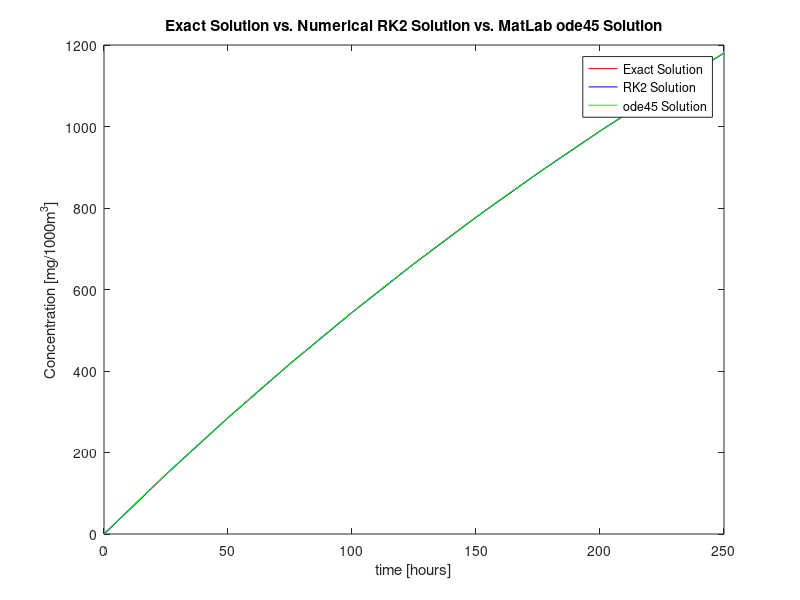

Write MATLAB code to recreate this figure.
function [t,y,yp] = rk2 %PRO VELKE LAMBDA EXPLICITNI METODA HAVARUJE, NEBOT musi platit podminka: tau < 2/lambda...
format long

order = 2;
a = 1; %zadani koeficientu a
f = @(t,y) 6-0.002*y;
cas = [0 250];
N=10;
y0=0; %poc. podminka

tau = (cas(2)-cas(1))/N;
t=cas(1):tau:cas(2);

y = zeros(1,N+1);
y(1)=y0;
b = 1/(2*a);
k = zeros(1,order);

for n=1:N
    k(1)=f(t(n),y(n));
    k(2)=f(t(n)+tau*a,y(n)+tau*a*k(1));
    
    y(n+1)=y(n)+tau*((1-b)*k(1)+b*k(2));
end

yp = 3000*(1-exp(-0.002*t)); %presne reseni
[tMatLab,yMatLab] = ode45(f, cas, y0);

y', yp' %vypis vysledku
maxChyba=max(abs(yp-y)) %chyba v reseni

%zachrana zivota v nadrzi: y(t) = 1; t=? -> t=0.1667hod = 10min (urceno z presneho reseni)

 plot(t,yp,'r'),hold on;
 plot(t,y,'b'), hold on;
 plot(tMatLab,yMatLab,'g'), hold on;
 
 
 title('Exact Solution vs. Numerical RK2 Solution vs. MatLab ode45 Solution');
xlabel('time [hours]'); ylabel('Concentration [mg/1000m^3]');
legend('Exact Solution','RK2 Solution','ode45 Solution');hold on